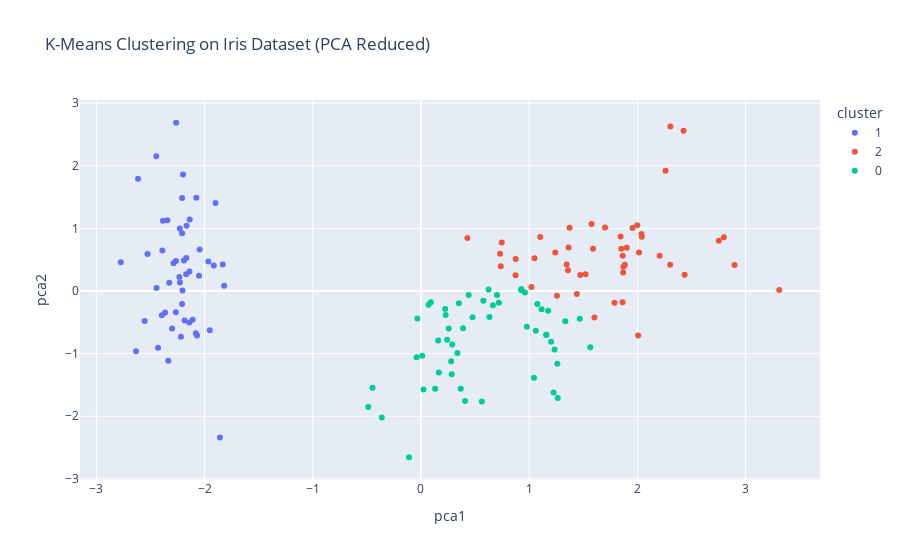

Notebook source saved alongside this figure:
### Code cell
from sklearn.cluster import KMeans
from sklearn.datasets import load_iris
import plotly.express as px
import pandas as pd
from sklearn.preprocessing import StandardScaler
from sklearn.decomposition import PCA
from sklearn.metrics import silhouette_score, adjusted_rand_score

# Load the real-world dataset (Iris dataset)
iris = load_iris()
df = pd.DataFrame(iris.data, columns=iris.feature_names)

# Standardizing the dataset
scaler = StandardScaler()
df_scaled = scaler.fit_transform(df)

# Apply K-Means clustering
kmeans = KMeans(n_clusters=3, init='k-means++', random_state=42, n_init=10)
kmeans.fit(df_scaled)
df['cluster'] = kmeans.labels_.astype(str)

# Apply PCA for dimensionality reduction
pca = PCA(n_components=2)
pca_result = pca.fit_transform(df_scaled)
df['pca1'] = pca_result[:, 0]
df['pca2'] = pca_result[:, 1]

# Scatter plot using PCA components
fig = px.scatter(df, x='pca1', y='pca2', color='cluster', 
                 title='K-Means Clustering on Iris Dataset (PCA Reduced)')
fig.show()

# Evaluate Clustering Performance
silhouette_avg = silhouette_score(df_scaled, kmeans.labels_)
print(f'Silhouette Score: {silhouette_avg:.2f}')

### Figure 1 — Plotly figure (JSON) as saved in the notebook; plotly's stock layout.template omitted (floating-point values rounded to 4 significant figures)
{"data": [{"hovertemplate": "cluster=1<br>pca1=%{x}<br>pca2=%{y}<extra></extra>", "legendgroup": "1", "marker": {"color": "#636efa", "symbol": "circle"}, "mode": "markers", "name": "1", "orientation": "v", "showlegend": true, "type": "scatter", "x": [-2.265, -2.081, -2.364, -2.299, -2.39, -2.076, -2.444, -2.233, -2.335, -2.184, -2.166, -2.326, -2.218, -2.633, -2.199, -2.262, -2.208, -2.19, -1.899, -2.343, -1.914, -2.207, -2.774, -1.819, -2.227, -1.952, -2.051, -2.169, -2.14, -2.265, -2.14, -1.832, -2.615, -2.446, -2.11, -2.208, -2.045, -2.527, -2.43, -2.17, -2.286, -1.858, -2.554, -1.964, -2.137, -2.07, -2.385, -2.394, -2.229, -2.204], "xaxis": "x", "y": [0.48, -0.6741, -0.3419, -0.5974, 0.6468, 1.489, 0.04764, 0.2231, -1.115, -0.469, 1.044, 0.1331, -0.7287, -0.9615, 1.86, 2.686, 1.484, 0.4888, 1.405, 1.128, 0.4089, 0.9241, 0.4583, 0.08556, 0.1373, -0.6256, 0.2422, 0.5271, 0.3132, -0.3377, -0.5045, 0.4237, 1.794, 2.151, -0.4602, -0.2061, 0.6616, 0.5923, -0.9042, 0.2689, 0.4417, -2.337, -0.4791, 0.4723, 1.142, -0.7111, 1.12, -0.3862, 0.998, 0.009216], "yaxis": "y"}, {"hovertemplate": "cluster=2<br>pca1=%{x}<br>pca2=%{y}<extra></extra>", "legendgroup": "2", "marker": {"color": "#EF553B", "symbol": "circle"}, "mode": "markers", "name": "2", "orientation": "v", "showlegend": true, "type": "scatter", "x": [1.102, 0.7313, 1.241, 0.7465, 0.8754, 0.7377, 0.8743, 1.257, 1.358, 0.4291, 1.049, 1.845, 2.205, 1.44, 1.868, 2.752, 2.302, 2.007, 2.26, 1.364, 1.603, 1.884, 1.59, 1.471, 2.426, 3.311, 2.038, 2.898, 1.701, 1.954, 1.021, 1.788, 1.864, 2.436, 2.305, 1.863, 2.799, 1.576, 1.346, 1.852, 2.015, 1.902, 2.041, 1.998, 1.871, 1.521, 1.373], "xaxis": "x", "y": [0.863, 0.5946, 0.6163, 0.773, 0.5091, 0.3966, 0.2508, -0.07726, 0.3313, 0.8456, 0.5221, 0.8704, 0.562, -0.04699, 0.295, 0.8004, 0.4201, -0.7114, 1.921, 0.6928, -0.4217, 0.4192, 0.6762, 0.2556, 2.557, 0.01778, 0.9105, 0.4136, 1.014, 1.008, 0.06435, -0.1874, 0.5623, 0.2593, 2.626, -0.1785, 0.8568, 1.069, 0.4224, 0.6761, 0.6139, 0.6896, 0.8675, 1.049, 0.387, 0.2691, 1.011], "yaxis": "y"}, {"hovertemplate": "cluster=0<br>pca1=%{x}<br>pca2=%{y}<extra></extra>", "legendgroup": "0", "marker": {"color": "#00cc96", "symbol": "circle"}, "mode": "markers", "name": "0", "orientation": "v", "showlegend": true, "type": "scatter", "x": [0.4075, 1.075, 0.3887, -0.4873, 0.9279, 0.01143, -0.1102, 0.4407, 0.5621, 0.7196, -0.03335, 0.3503, 0.1588, 1.225, 0.1649, 0.4763, 1.234, 0.6329, 0.7027, 0.6648, -0.04026, 0.1308, 0.02345, 0.2415, 1.061, 0.224, 1.045, 0.06959, 0.2835, 0.2791, 0.6246, 0.3365, -0.3622, 0.2886, 0.09136, 0.2277, 0.5764, -0.4477, 0.2567, 1.158, 0.367, 1.26, 1.468, 1.264, 0.978, 1.333, 1.175, 1.114, 1.202, 0.9248, 1.158, 1.565, 0.9607], "xaxis": "x", "y": [-1.754, -0.2084, -0.5933, -1.852, 0.03223, -1.034, -2.654, -0.0633, -1.765, -0.1862, -0.439, -0.1963, -0.7921, -1.622, -1.303, -0.4173, -0.9333, -0.4164, -0.06341, -0.2259, -1.059, -1.562, -1.572, -0.7773, -0.6338, -0.2878, -1.383, -0.2195, -1.329, -1.12, 0.02492, -0.9884, -2.019, -0.8557, -0.1812, -0.3849, -0.1549, -1.544, -0.5989, -0.6989, -1.562, -1.162, -0.4423, -1.707, -0.5718, -0.4818, -0.3164, -0.2929, -0.8113, 0.01722, -0.6989, -0.8967, -0.02433], "yaxis": "y"}], "layout": {"legend": {"title": {"text": "cluster"}, "tracegroupgap": 0}, "title": {"text": "K-Means Clustering on Iris Dataset (PCA Reduced)"}, "xaxis": {"anchor": "y", "domain": [0, 1], "title": {"text": "pca1"}}, "yaxis": {"anchor": "x", "domain": [0, 1], "title": {"text": "pca2"}}}}
